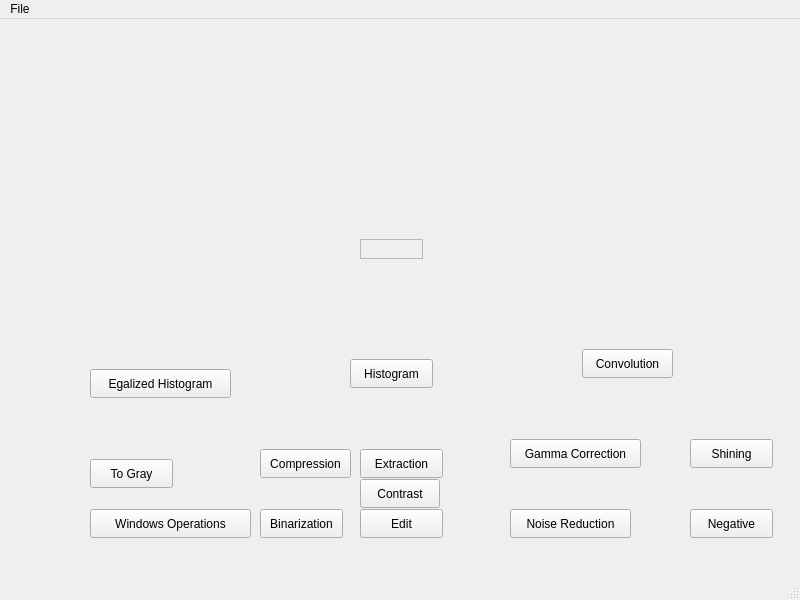
<?xml version="1.0" encoding="UTF-8"?>
<ui version="4.0">
 <class>MainWindow</class>
 <widget class="QMainWindow" name="MainWindow">
  <property name="geometry">
   <rect>
    <x>0</x>
    <y>0</y>
    <width>800</width>
    <height>600</height>
   </rect>
  </property>
  <property name="windowTitle">
   <string>MainWindow</string>
  </property>
  <property name="autoFillBackground">
   <bool>false</bool>
  </property>
  <widget class="QWidget" name="centralwidget">
   <widget class="QLabel" name="label_2">
    <property name="geometry">
     <rect>
      <x>360</x>
      <y>220</y>
      <width>63</width>
      <height>20</height>
     </rect>
    </property>
    <property name="frameShape">
     <enum>QFrame::StyledPanel</enum>
    </property>
    <property name="text">
     <string/>
    </property>
   </widget>
   <widget class="QPushButton" name="Edit">
    <property name="geometry">
     <rect>
      <x>360</x>
      <y>490</y>
      <width>83</width>
      <height>29</height>
     </rect>
    </property>
    <property name="text">
     <string>Edit</string>
    </property>
   </widget>
   <widget class="QPushButton" name="Contrast">
    <property name="geometry">
     <rect>
      <x>360</x>
      <y>460</y>
      <width>80</width>
      <height>29</height>
     </rect>
    </property>
    <property name="text">
     <string>Contrast</string>
    </property>
   </widget>
   <widget class="QPushButton" name="NoiceR">
    <property name="geometry">
     <rect>
      <x>510</x>
      <y>490</y>
      <width>121</width>
      <height>29</height>
     </rect>
    </property>
    <property name="text">
     <string>Noise Reduction</string>
    </property>
   </widget>
   <widget class="QPushButton" name="bin">
    <property name="geometry">
     <rect>
      <x>260</x>
      <y>490</y>
      <width>83</width>
      <height>29</height>
     </rect>
    </property>
    <property name="text">
     <string>Binarization</string>
    </property>
   </widget>
   <widget class="QPushButton" name="neg">
    <property name="geometry">
     <rect>
      <x>690</x>
      <y>490</y>
      <width>83</width>
      <height>29</height>
     </rect>
    </property>
    <property name="text">
     <string>Negative</string>
    </property>
   </widget>
   <widget class="QPushButton" name="winop">
    <property name="geometry">
     <rect>
      <x>90</x>
      <y>490</y>
      <width>161</width>
      <height>29</height>
     </rect>
    </property>
    <property name="text">
     <string>Windows Operations</string>
    </property>
   </widget>
   <widget class="QPushButton" name="extraction">
    <property name="geometry">
     <rect>
      <x>360</x>
      <y>430</y>
      <width>83</width>
      <height>29</height>
     </rect>
    </property>
    <property name="text">
     <string>Extraction</string>
    </property>
   </widget>
   <widget class="QPushButton" name="compress">
    <property name="geometry">
     <rect>
      <x>260</x>
      <y>430</y>
      <width>91</width>
      <height>29</height>
     </rect>
    </property>
    <property name="text">
     <string>Compression</string>
    </property>
   </widget>
   <widget class="QPushButton" name="gamma">
    <property name="geometry">
     <rect>
      <x>510</x>
      <y>420</y>
      <width>131</width>
      <height>29</height>
     </rect>
    </property>
    <property name="text">
     <string>Gamma Correction</string>
    </property>
   </widget>
   <widget class="QPushButton" name="shine">
    <property name="geometry">
     <rect>
      <x>690</x>
      <y>420</y>
      <width>83</width>
      <height>29</height>
     </rect>
    </property>
    <property name="text">
     <string>Shining</string>
    </property>
   </widget>
   <widget class="QPushButton" name="gray">
    <property name="geometry">
     <rect>
      <x>90</x>
      <y>440</y>
      <width>83</width>
      <height>29</height>
     </rect>
    </property>
    <property name="text">
     <string>To Gray</string>
    </property>
   </widget>
   <widget class="QPushButton" name="hist">
    <property name="geometry">
     <rect>
      <x>350</x>
      <y>340</y>
      <width>83</width>
      <height>29</height>
     </rect>
    </property>
    <property name="text">
     <string>Histogram</string>
    </property>
   </widget>
   <widget class="QPushButton" name="egalhist">
    <property name="geometry">
     <rect>
      <x>90</x>
      <y>350</y>
      <width>141</width>
      <height>29</height>
     </rect>
    </property>
    <property name="text">
     <string>Egalized Histogram</string>
    </property>
   </widget>
   <widget class="QPushButton" name="convolutie">
    <property name="geometry">
     <rect>
      <x>582</x>
      <y>330</y>
      <width>91</width>
      <height>29</height>
     </rect>
    </property>
    <property name="text">
     <string>Convolution</string>
    </property>
   </widget>
  </widget>
  <widget class="QMenuBar" name="menubar">
   <property name="geometry">
    <rect>
     <x>0</x>
     <y>0</y>
     <width>800</width>
     <height>25</height>
    </rect>
   </property>
   <widget class="QMenu" name="menuFile">
    <property name="title">
     <string>File</string>
    </property>
    <addaction name="actionOpenFile"/>
    <addaction name="actionSave_file"/>
   </widget>
   <addaction name="menuFile"/>
  </widget>
  <widget class="QStatusBar" name="statusbar"/>
  <action name="actionOpenFile">
   <property name="text">
    <string>Open file</string>
   </property>
  </action>
  <action name="actionSave_file">
   <property name="text">
    <string>Save file</string>
   </property>
  </action>
 </widget>
 <resources/>
 <connections/>
</ui>
